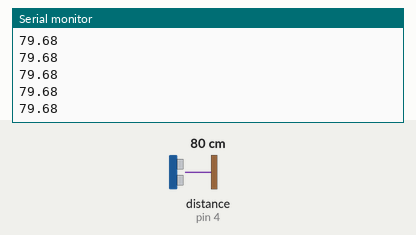
Bench run of a sketch on a simulated Arduino Uno, built with avr-gcc and run on an emulated ATmega328P. Parts: the last lines printed to the serial monitor. Wiring (inferred from the names in the program): ultrasonic range finder: trigger pin 2; echo pin 4. The test bench sets the inputs (shaded band); at power-on: distance to the obstacle (sensor on pin 4) 80 cm. The echo pulse lasts 58.3 µs per cm.

Above: at 1.2 s.
1.3 s: distance to the obstacle (sensor on pin 4) set to 2 cm
At 1.35 s:
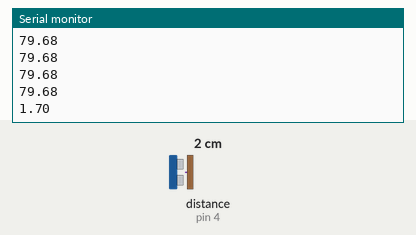
2.8 s: distance to the obstacle (sensor on pin 4) set to 4 cm
At 2.83 s:
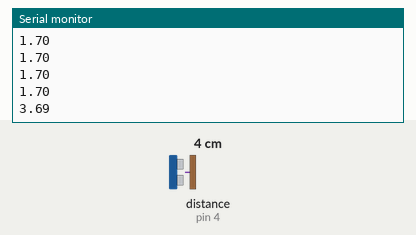
Timing chart, 0 to 5.8 s (numbered marks = the images above; inputs shaded):
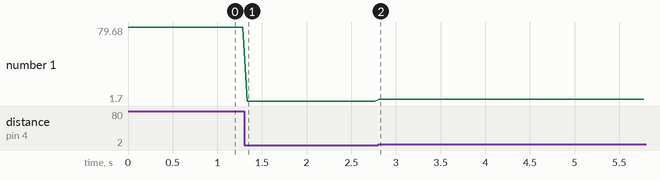

Measured:
- after the input at 1.3 s, the serial monitor: prints a new line at once (image 1)
- after the input at 2.8 s, the serial monitor: prints a new line at once (image 2)
- plotted number 1: 79.68 → 1.7 after the input at 1.3 s, 1.7 → 3.69 after the input at 2.8 s

The sketch:

Pendolo.ino
```cpp
#define TRIG 2
#define ECHO 4

#define V 343.
#define CONV (1.e-6*100.)

void setup() {
  Serial.begin(9600);
  pinMode(TRIG, OUTPUT);
  pinMode(ECHO, INPUT);
  digitalWrite(TRIG, LOW);
}

void loop() {
  digitalWrite(TRIG, HIGH);
  delayMicroseconds(10);
  digitalWrite(TRIG, LOW);
  unsigned long ut = pulseIn(ECHO, HIGH);
  float d = V*ut*CONV/2.;
  Serial.println(d);
  delay(50);
}
```
